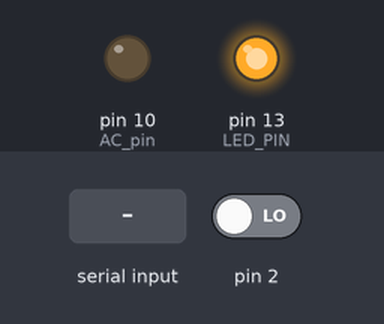
The sketch below on a simulated Arduino Uno, built with avr-gcc and run on an emulated ATmega328P. On the bench: output pins drawn as LEDs (lit = HIGH). Inputs (shaded band) come from the test bench; at power-on: pin 2 LOW. What the sketch prints to the serial monitor is not drawn.

Above: at 1.2 s.
1.3 s: "2" received over the second serial link
At 1.7 s:
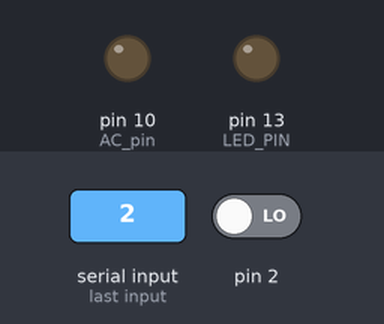
2.8 s: pin 2 driven HIGH
At 4.0 s:
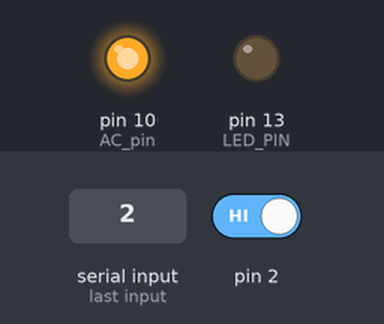
4.3 s: "1" received over the second serial link
At 5.2 s:
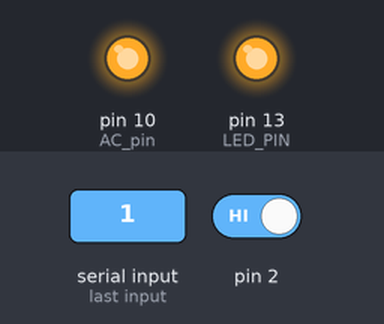
Timing chart, 0 to 7.3 s (numbered marks = the images above; inputs shaded):
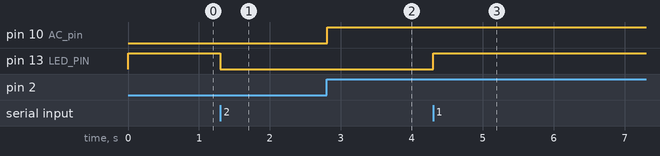

The sketch:

HomeAutomationTest02-12-2018.ino
```cpp
//decode_results results;
#include <SoftwareSerial.h>
#include <TimerOne.h>
SoftwareSerial BTserial(9, 11); // RX, TX

volatile int i=0;               // Variable to use as a counter
int LED_PIN = 13;
int intensity = 127;
volatile boolean zero_cross=0;  // Boolean to store a "switch" to tell us if we have crossed zero
int AC_pin = 10;                 // Output to Opto Triac

int dim2 = 0;                   // led control
int dim = 128;                  // Dimming level (0-128)  0 = on, 128 = 0ff
int freqStep = 75;    // This is the delay-per-brightness step in microseconds.

void setup() {
  pinMode(AC_pin, OUTPUT);                          // Set the Triac pin as output
  pinMode(LED_PIN, OUTPUT);
    BTserial.begin(9600);
    Serial.begin(9600);
  attachInterrupt(0, zero_cross_detect, RISING);    // Attach an Interupt to Pin 2 (interupt 0) for Zero Cross Detection
  Timer1.initialize(freqStep);                      // Initialize TimerOne library for the freq we need
  Timer1.attachInterrupt(dim_check, freqStep);
  Serial.println("Ready");
  digitalWrite(LED_PIN, HIGH);
}

void zero_cross_detect()
{
  zero_cross = true;               // set the boolean to true to tell our dimming function that a zero cross has occured
  i=0;
  digitalWrite(AC_pin, LOW);
}
// Turn on the TRIAC at the appropriate time

void dim_check()
{
  if(zero_cross == true) {
    if(i>=dim) {
      digitalWrite(AC_pin, HIGH);  // turn on light
//      delayMicroseconds(10);
      i=0;  // reset time step counter
      zero_cross=false;    // reset zero cross detection
    }
    else {
      i++;  // increment time step counter
}}}


void translateIR(char a) // takes action based on IR code received
{
  switch(a)
  {
  case 'x':
    {
   Serial.println(a);
    if (dim<127)
   {
    dim = dim + 8;
    if (dim>127)
    {
      dim=128; // in vechiul sketch era 127
    }
    }}

    break;

  case 'y':
    {
    Serial.println(a);
      {
  if (dim>5)
  {
     dim = dim - 8;
  if (dim<0)
    {
      dim=0;  // in vechiul sketch era 1
    } }}}
    break;
  }}

void loop()
{
//  dim = map(analogRead(A0), 0, 1023, 5, 124);
  dim = intensity;
  Serial.println(dim);

  char c;

  if(BTserial.available() > 0)
  {
     c = (char)BTserial.read();
     if(c == '1')
     {
        digitalWrite(LED_PIN, HIGH);
        Serial.println("LED ON");
     }
     else if(c == '2')
     {
       digitalWrite(LED_PIN, LOW);
       Serial.println("LED OFF");
     }
     else if(c == '3')
     {
        intensity = 127;
        Serial.println("BULB OFF");
     }
     else if(c == '4')
     {
       intensity = 100;
       Serial.println("BULB LOW 100");
     }
     else if(c == '5')
     {
       intensity = 70;
       Serial.println("BULB LOW 70");
     }
     else if(c == '6')
     {
       intensity = 40;
       Serial.println("BULB LOW 40");
     }
     else if(c == '7')
     {
       intensity = 10;
       Serial.println("BULB LOW 10");
     }
     else if(c == '8')
     {
       intensity = 0;
       Serial.println("BULB OFF");
     }
  }
}
```

Measured:
- after the input at 1.3 s, pin 13 (LED_PIN): HIGH → LOW at once
- after the input at 2.8 s, pin 10 (AC_pin): LOW → HIGH at once
- after the input at 4.3 s, pin 13 (LED_PIN): LOW → HIGH at once
